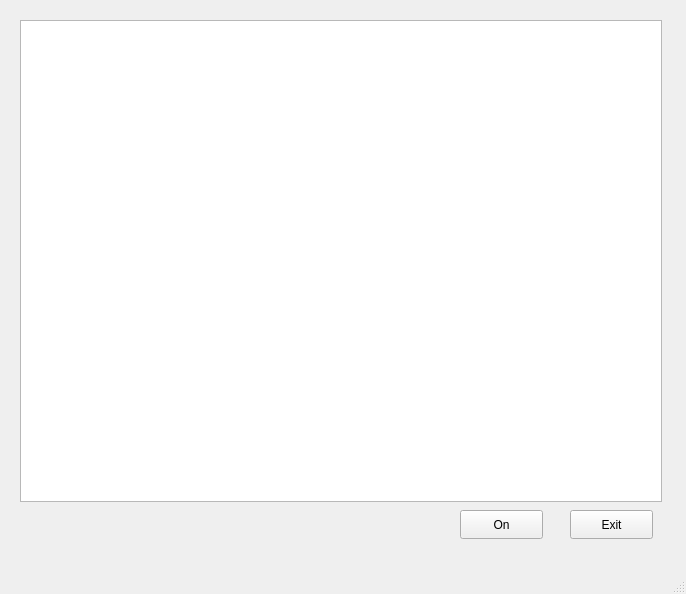
<?xml version="1.0" encoding="UTF-8"?>
<ui version="4.0">
 <class>MainWindow</class>
 <widget class="QMainWindow" name="MainWindow">
  <property name="geometry">
   <rect>
    <x>0</x>
    <y>0</y>
    <width>686</width>
    <height>594</height>
   </rect>
  </property>
  <property name="windowTitle">
   <string>MainWindow</string>
  </property>
  <widget class="QWidget" name="centralwidget">
   <widget class="QPushButton" name="Exit">
    <property name="geometry">
     <rect>
      <x>570</x>
      <y>510</y>
      <width>83</width>
      <height>29</height>
     </rect>
    </property>
    <property name="text">
     <string>Exit</string>
    </property>
   </widget>
   <widget class="QGraphicsView" name="graphicsView">
    <property name="geometry">
     <rect>
      <x>20</x>
      <y>20</y>
      <width>642</width>
      <height>482</height>
     </rect>
    </property>
   </widget>
   <widget class="QPushButton" name="OnOff">
    <property name="geometry">
     <rect>
      <x>460</x>
      <y>510</y>
      <width>83</width>
      <height>29</height>
     </rect>
    </property>
    <property name="text">
     <string>On</string>
    </property>
   </widget>
  </widget>
  <widget class="QMenuBar" name="menubar">
   <property name="geometry">
    <rect>
     <x>0</x>
     <y>0</y>
     <width>686</width>
     <height>25</height>
    </rect>
   </property>
  </widget>
  <widget class="QStatusBar" name="statusbar"/>
 </widget>
 <resources/>
 <connections/>
</ui>
